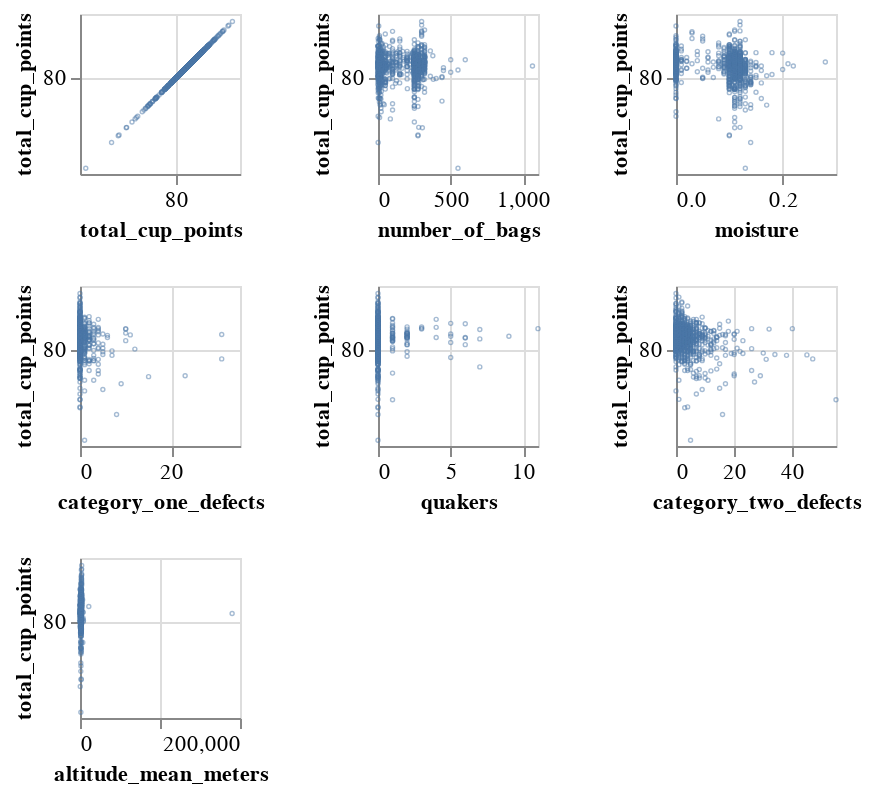

Write notebook code for a chart like this one.
### Code cell
# We may want to investigate the relationships between numerical features to better 
# understand which features might be correlated to the target.

numeric_cols = list(coffee_train_df.select_dtypes(exclude='object').drop(columns =['altitude_low_meters', 'altitude_high_meters', 'aroma', 'flavor', 'aftertaste', 'acidity', 'body', 'balance', 'uniformity', 'sweetness', 'clean_cup', 'cupper_points']))
splom = (
    alt.Chart(coffee_train_df)
    .mark_point(opacity = 0.5, size = 0.5)
    .encode(
        x = alt.X(alt.repeat("repeat"), type = "quantitative", scale = alt.Scale(zero =  False)),
        y = alt.Y("total_cup_points", scale = alt.Scale(zero = False))
    )
    .properties(height = 80, width = 80)
    .repeat(numeric_cols, columns = 3)
    .configure_axis(labelFontSize = 11)
)

splom

### Figure 1 — Vega-Lite specification as saved in the notebook (floating-point values rounded to 4 significant figures; data arrays with more than 128 entries replaced by an {"elided": "..."} marker saying what was removed)
{"config": {"view": {"continuousWidth": 400, "continuousHeight": 300}, "axis": {"labelFontSize": 11}}, "repeat": ["total_cup_points", "number_of_bags", "moisture", "category_one_defects", "quakers", "category_two_defects", "altitude_mean_meters"], "spec": {"data": {"name": "data-8fa64f8247b5c18eb0104f0057cb2cf0"}, "mark": {"type": "point", "opacity": 0.5, "size": 0.5}, "encoding": {"x": {"type": "quantitative", "field": {"repeat": "repeat"}, "scale": {"zero": false}}, "y": {"type": "quantitative", "field": "total_cup_points", "scale": {"zero": false}}}, "height": 80, "width": 80}, "columns": 3, "$schema": "https://vega.github.io/schema/vega-lite/v4.8.1.json", "datasets": {"data-8fa64f8247b5c18eb0104f0057cb2cf0": {"elided": "1048 records"}}}
